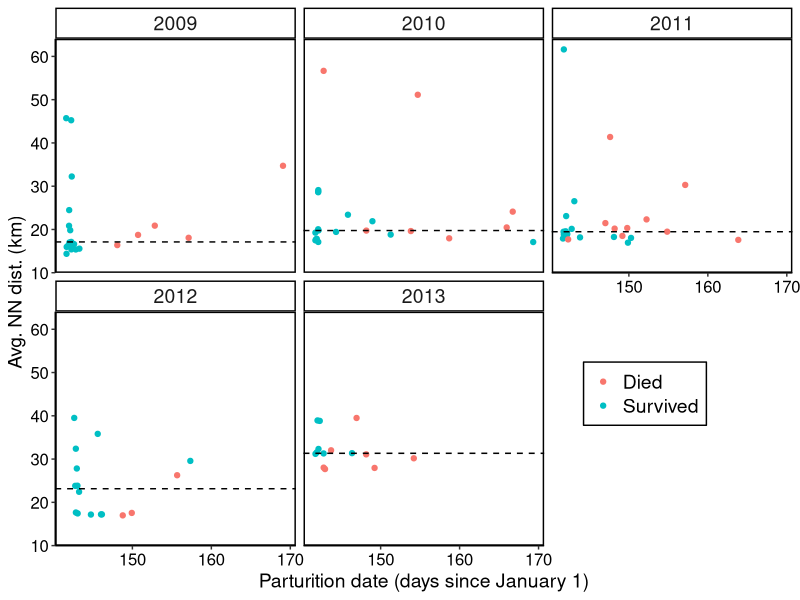

Write the R code that produced this figure.

### Packages ----
libs <- c('data.table', 'ggplot2', 'lubridate')
lapply(libs, require, character.only = TRUE)

## Load data
NN <- fread("data/figures/FigS3/avg_season_NNdist.csv")

NN[, CalvingDate := as.IDate(CalvingDate)]
NN[, JDate := yday(CalvingDate)]

NN[, .N, by = "Year"]

avg <- NN[, median(NNdistkm), by = "Year"]

NN$Lost[NN$Lost == 0] <- "Survived"
NN$Lost[NN$Lost == 1] <- "Died"

png("graphics/FigS3.png", width = 6000, height = 4000,
    units = "px", res = 600)
ggplot(NN) +
  geom_jitter(aes(JDate, NNdistkm, color = factor(Lost))) +
  ylab("Avg. NN dist. (km)") +
  xlab("Parturition date (days since January 1)") +
  geom_hline(data = avg, aes(yintercept = V1), lty = 2) +
  theme(legend.position = c(0.8,0.3),
        legend.key = element_blank(),
        legend.text = element_text(size = 14),
        legend.title = element_blank(),
        legend.background = element_rect(
                                         size=0.5, linetype="solid", 
                                         colour ="black"),
        axis.title = element_text(size = 14, color = 'black'),
        axis.text = element_text(size = 12, color = 'black'),
        plot.title=element_text(size = 14, hjust=0),
        axis.line = element_line(colour = "black"),
        axis.line.y = element_line(color = "black"),
        panel.grid.minor = element_blank(),
        panel.background = element_blank(),
        panel.border = element_rect(color = "black", fill = NA, size = 1), 
        strip.background = element_rect(colour="black", size = 1, fill = "white"),
        strip.text = element_text(size = 14)) +
  facet_wrap(~Year)
dev.off()


